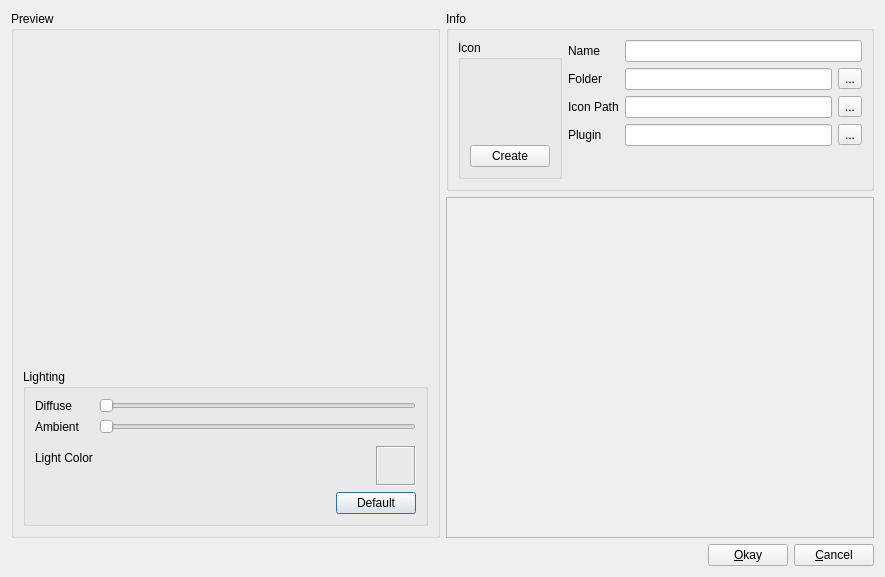
<?xml version="1.0" encoding="UTF-8"?>
<ui version="4.0">
 <class>resource_dialog_prev_lighting</class>
 <widget class="QDialog" name="resource_dialog_prev_lighting">
  <property name="geometry">
   <rect>
    <x>0</x>
    <y>0</y>
    <width>885</width>
    <height>577</height>
   </rect>
  </property>
  <property name="windowTitle">
   <string>Game Object Editor</string>
  </property>
  <layout class="QGridLayout" name="gridLayout">
   <item row="0" column="0" rowspan="2">
    <widget class="QGroupBox" name="m_preview_gb">
     <property name="sizePolicy">
      <sizepolicy hsizetype="MinimumExpanding" vsizetype="MinimumExpanding">
       <horstretch>0</horstretch>
       <verstretch>0</verstretch>
      </sizepolicy>
     </property>
     <property name="minimumSize">
      <size>
       <width>300</width>
       <height>300</height>
      </size>
     </property>
     <property name="title">
      <string>Preview</string>
     </property>
     <layout class="QVBoxLayout" name="verticalLayout_6">
      <item>
       <widget class="QWidget" name="m_preview" native="true">
        <property name="minimumSize">
         <size>
          <width>300</width>
          <height>300</height>
         </size>
        </property>
       </widget>
      </item>
      <item>
       <widget class="QGroupBox" name="m_lighting_gb">
        <property name="sizePolicy">
         <sizepolicy hsizetype="Preferred" vsizetype="Maximum">
          <horstretch>0</horstretch>
          <verstretch>0</verstretch>
         </sizepolicy>
        </property>
        <property name="title">
         <string>Lighting</string>
        </property>
        <layout class="QVBoxLayout" name="verticalLayout_2">
         <item>
          <layout class="QHBoxLayout" name="horizontalLayout_6">
           <item>
            <layout class="QFormLayout" name="formLayout_5">
             <property name="fieldGrowthPolicy">
              <enum>QFormLayout::AllNonFixedFieldsGrow</enum>
             </property>
             <item row="0" column="0">
              <widget class="QLabel" name="mDiffuseLbl">
               <property name="text">
                <string>Diffuse</string>
               </property>
              </widget>
             </item>
             <item row="0" column="1">
              <widget class="QSlider" name="m_diffuse_sldr">
               <property name="minimumSize">
                <size>
                 <width>120</width>
                 <height>0</height>
                </size>
               </property>
               <property name="maximum">
                <number>100</number>
               </property>
               <property name="orientation">
                <enum>Qt::Horizontal</enum>
               </property>
               <property name="tickPosition">
                <enum>QSlider::NoTicks</enum>
               </property>
              </widget>
             </item>
             <item row="1" column="0">
              <widget class="QLabel" name="mAmbientLbl">
               <property name="text">
                <string>Ambient</string>
               </property>
              </widget>
             </item>
             <item row="1" column="1">
              <widget class="QSlider" name="m_ambient_sldr">
               <property name="maximum">
                <number>100</number>
               </property>
               <property name="orientation">
                <enum>Qt::Horizontal</enum>
               </property>
               <property name="invertedAppearance">
                <bool>false</bool>
               </property>
               <property name="invertedControls">
                <bool>false</bool>
               </property>
               <property name="tickPosition">
                <enum>QSlider::NoTicks</enum>
               </property>
               <property name="tickInterval">
                <number>0</number>
               </property>
              </widget>
             </item>
             <item row="2" column="0">
              <layout class="QVBoxLayout" name="verticalLayout_8"/>
             </item>
             <item row="3" column="0">
              <widget class="QLabel" name="mColorLbl">
               <property name="text">
                <string>Light Color</string>
               </property>
              </widget>
             </item>
             <item row="3" column="1">
              <layout class="QHBoxLayout" name="horizontalLayout_4">
               <item>
                <spacer name="horizontalSpacer">
                 <property name="orientation">
                  <enum>Qt::Horizontal</enum>
                 </property>
                 <property name="sizeHint" stdset="0">
                  <size>
                   <width>40</width>
                   <height>20</height>
                  </size>
                 </property>
                </spacer>
               </item>
               <item>
                <widget class="ClickableFrame" name="m_color_frame">
                 <property name="minimumSize">
                  <size>
                   <width>40</width>
                   <height>40</height>
                  </size>
                 </property>
                 <property name="maximumSize">
                  <size>
                   <width>40</width>
                   <height>40</height>
                  </size>
                 </property>
                 <property name="frameShape">
                  <enum>QFrame::Box</enum>
                 </property>
                 <property name="frameShadow">
                  <enum>QFrame::Sunken</enum>
                 </property>
                 <layout class="QVBoxLayout" name="verticalLayout_7"/>
                </widget>
               </item>
              </layout>
             </item>
            </layout>
           </item>
          </layout>
         </item>
         <item>
          <layout class="QHBoxLayout" name="horizontalLayout_8">
           <item>
            <spacer name="horizontalSpacer_2">
             <property name="orientation">
              <enum>Qt::Horizontal</enum>
             </property>
             <property name="sizeHint" stdset="0">
              <size>
               <width>40</width>
               <height>20</height>
              </size>
             </property>
            </spacer>
           </item>
           <item>
            <widget class="QPushButton" name="m_preview_default_btn">
             <property name="text">
              <string>Default</string>
             </property>
            </widget>
           </item>
          </layout>
         </item>
        </layout>
       </widget>
      </item>
     </layout>
    </widget>
   </item>
   <item row="0" column="1">
    <widget class="QGroupBox" name="m_res_info_gb">
     <property name="sizePolicy">
      <sizepolicy hsizetype="Preferred" vsizetype="Maximum">
       <horstretch>0</horstretch>
       <verstretch>0</verstretch>
      </sizepolicy>
     </property>
     <property name="title">
      <string>Info</string>
     </property>
     <layout class="QHBoxLayout" name="horizontalLayout">
      <item>
       <layout class="QVBoxLayout" name="verticalLayout_4">
        <item>
         <widget class="QGroupBox" name="m_icon_gb">
          <property name="sizePolicy">
           <sizepolicy hsizetype="Maximum" vsizetype="MinimumExpanding">
            <horstretch>0</horstretch>
            <verstretch>0</verstretch>
           </sizepolicy>
          </property>
          <property name="styleSheet">
           <string notr="true"/>
          </property>
          <property name="title">
           <string>Icon</string>
          </property>
          <property name="alignment">
           <set>Qt::AlignLeading|Qt::AlignLeft|Qt::AlignTop</set>
          </property>
          <layout class="QVBoxLayout" name="verticalLayout">
           <item>
            <layout class="QVBoxLayout" name="verticalLayout_3">
             <item>
              <widget class="QLabel" name="m_icon_lbl">
               <property name="sizePolicy">
                <sizepolicy hsizetype="Expanding" vsizetype="Expanding">
                 <horstretch>0</horstretch>
                 <verstretch>0</verstretch>
                </sizepolicy>
               </property>
               <property name="minimumSize">
                <size>
                 <width>70</width>
                 <height>70</height>
                </size>
               </property>
               <property name="text">
                <string/>
               </property>
               <property name="alignment">
                <set>Qt::AlignLeading|Qt::AlignLeft|Qt::AlignTop</set>
               </property>
              </widget>
             </item>
            </layout>
           </item>
           <item>
            <widget class="QPushButton" name="m_icon_create_btn">
             <property name="text">
              <string>Create</string>
             </property>
            </widget>
           </item>
          </layout>
         </widget>
        </item>
       </layout>
      </item>
      <item>
       <layout class="QFormLayout" name="formLayout">
        <item row="0" column="0">
         <widget class="QLabel" name="mNameLbl">
          <property name="text">
           <string>Name</string>
          </property>
         </widget>
        </item>
        <item row="0" column="1">
         <widget class="QLineEdit" name="m_name_le">
          <property name="sizePolicy">
           <sizepolicy hsizetype="MinimumExpanding" vsizetype="Fixed">
            <horstretch>0</horstretch>
            <verstretch>0</verstretch>
           </sizepolicy>
          </property>
         </widget>
        </item>
        <item row="1" column="0">
         <widget class="QLabel" name="mFilterLbl">
          <property name="text">
           <string>Folder</string>
          </property>
         </widget>
        </item>
        <item row="1" column="1">
         <layout class="QHBoxLayout" name="horizontalLayout_10">
          <item>
           <widget class="QLineEdit" name="m_folder_le">
            <property name="sizePolicy">
             <sizepolicy hsizetype="MinimumExpanding" vsizetype="Fixed">
              <horstretch>0</horstretch>
              <verstretch>0</verstretch>
             </sizepolicy>
            </property>
           </widget>
          </item>
          <item>
           <widget class="QToolButton" name="m_folder_btn">
            <property name="text">
             <string>...</string>
            </property>
           </widget>
          </item>
         </layout>
        </item>
        <item row="2" column="0">
         <widget class="QLabel" name="label_4">
          <property name="text">
           <string>Icon Path</string>
          </property>
         </widget>
        </item>
        <item row="2" column="1">
         <layout class="QHBoxLayout" name="horizontalLayout_5">
          <item>
           <widget class="QLineEdit" name="m_icon_path_le">
            <property name="sizePolicy">
             <sizepolicy hsizetype="MinimumExpanding" vsizetype="Fixed">
              <horstretch>0</horstretch>
              <verstretch>0</verstretch>
             </sizepolicy>
            </property>
           </widget>
          </item>
          <item>
           <widget class="QToolButton" name="m_icon_path_le_2">
            <property name="text">
             <string>...</string>
            </property>
           </widget>
          </item>
         </layout>
        </item>
        <item row="3" column="0">
         <widget class="QLabel" name="label">
          <property name="text">
           <string>Plugin</string>
          </property>
         </widget>
        </item>
        <item row="3" column="1">
         <layout class="QHBoxLayout" name="horizontalLayout_2">
          <item>
           <widget class="QLineEdit" name="m_plugin_le">
            <property name="readOnly">
             <bool>true</bool>
            </property>
           </widget>
          </item>
          <item>
           <widget class="QToolButton" name="m_plugin_btn">
            <property name="text">
             <string>...</string>
            </property>
           </widget>
          </item>
         </layout>
        </item>
       </layout>
      </item>
     </layout>
    </widget>
   </item>
   <item row="1" column="1">
    <widget class="QScrollArea" name="m_scroll_area">
     <property name="widgetResizable">
      <bool>true</bool>
     </property>
     <widget class="QWidget" name="m_scroll_widget">
      <property name="geometry">
       <rect>
        <x>0</x>
        <y>0</y>
        <width>428</width>
        <height>325</height>
       </rect>
      </property>
     </widget>
    </widget>
   </item>
   <item row="2" column="1">
    <layout class="QHBoxLayout" name="m_button_group_layout">
     <item>
      <spacer name="horizontalSpacer_7">
       <property name="orientation">
        <enum>Qt::Horizontal</enum>
       </property>
       <property name="sizeHint" stdset="0">
        <size>
         <width>40</width>
         <height>20</height>
        </size>
       </property>
      </spacer>
     </item>
     <item>
      <widget class="QPushButton" name="m_okay_btn">
       <property name="text">
        <string>&amp;Okay</string>
       </property>
      </widget>
     </item>
     <item>
      <widget class="QPushButton" name="m_cancel_btn">
       <property name="text">
        <string>&amp;Cancel</string>
       </property>
      </widget>
     </item>
    </layout>
   </item>
  </layout>
 </widget>
 <customwidgets>
  <customwidget>
   <class>ClickableFrame</class>
   <extends>QFrame</extends>
   <header>clickableframe.h</header>
   <container>1</container>
   <slots>
    <signal>clicked()</signal>
   </slots>
  </customwidget>
 </customwidgets>
 <resources/>
 <connections/>
 <slots>
  <slot>onGenerateIcon()</slot>
  <slot>onPrevDefault()</slot>
  <slot>onAddComp()</slot>
  <slot>onRemoveComp()</slot>
  <slot>onOkay()</slot>
  <slot>onCancel()</slot>
  <slot>onNewFilter()</slot>
  <slot>onIconBrowse()</slot>
  <slot>onAmbientChange(int)</slot>
  <slot>onDiffuseChange(int)</slot>
  <slot>onCompItemPressed(QListWidgetItem*)</slot>
  <slot>onColorChange()</slot>
  <slot>onNameChange()</slot>
  <slot>onChooseIcon()</slot>
 </slots>
</ui>
